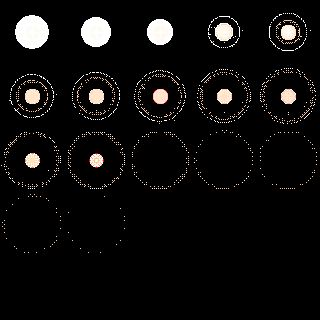
#> input picture assets/pickups/map-pop-animal.png, 320 x 320 px
$ python -i generate-map-textures.py   (imports and definitions only)
#> lines starting #> are read from the running program, lines starting #| are printed output that depends on the picture
"""Draws the map textures in assets/sprites/: road paving, dirt, timber buildings and trampled ground.

Line patterns repeat along the line, and their height runs across it: a line
narrower than the pattern shows only its middle rows. Exported at 1x, 2x and
3x with nearest-neighbour scaling so the pixels stay sharp.

    python3 scripts/generate-map-textures.py
"""

import math
import random
from pathlib import Path

from PIL import Image

OUT = Path(__file__).resolve().parent.parent / "assets" / "sprites"


def hex_color(value: str) -> tuple[int, int, int, int]:
    return (int(value[1:3], 16), int(value[3:5], 16), int(value[5:7], 16), 255)


# [32 lines left out: functions value_noise, blocks, not called in this run]


def cobble() -> Image.Image:
    """Roman paving for the bigger roads."""
    return blocks(16, 8, (4, 4), ["#b9b09a", "#a89f88", "#c4bca6", "#9e957f"], "#7a705c", "#d6cfba", "cobble")


# [130 lines left out: functions dirt, floor, sprinkle, grass, trampled, post and 1 more, not called in this run]


CLOUD_SHAPES = [
    # A round puff.
    (24, 12, [(7, 7.5, 4.5), (12.5, 5.5, 5.5), (18, 7.5, 4.5)]),
    # A long, flat bank.
    (36, 10, [(5, 6.5, 3.5), (11, 5, 4.5), (18, 5.5, 4.5), (25, 4.5, 4), (31, 6.5, 3.5)]),
]


# [21 lines left out: functions cloud, bird, not called in this run]


def water(frame: int) -> Image.Image:
    """Water with glints that move between the two frames, so it shimmers."""
    rng = random.Random(f"water-{frame}")
    size = 32
    image = Image.new("RGBA", (size, size), hex_color("#4a86c8"))
    for _ in range(10):
        x, y = rng.randrange(size), rng.randrange(size)
        image.putpixel((x, y), hex_color("#8fc0ef"))
        image.putpixel(((x + 1) % size, y), hex_color("#8fc0ef"))
        if rng.random() < 0.4:
            image.putpixel(((x + 2) % size, y), hex_color("#e6f3ff"))
    return image


# [48 lines left out: functions rain, smoke, butterfly, firefly, not called in this run]


# Each art pixel is drawn this many screen pixels wide.
TEXTURES = {"cobble": (cobble, 2), "dirt": (dirt, 1), "floor": (floor, 2), "trampled": (trampled, 2), "post": (post, 1), "grass": (grass, 2), "cloud-0": (lambda: cloud(0), 4), "cloud-1": (lambda: cloud(1), 4), "bird-0": (lambda: bird(0), 3), "bird-1": (lambda: bird(1), 3),
    "water-0": (lambda: water(0), 2),
    "water-1": (lambda: water(1), 2),
    "rain": (rain, 2),
    "butterfly-0": (lambda: butterfly(0), 2),
    "butterfly-1": (lambda: butterfly(1), 2),
    "firefly": (firefly, 2),
    "route-arrow": (route_arrow, 2),
}
# [2 lines not run here, left out]


# [7 lines left out: function main, not called in this run]


# [2 lines not run here, left out]

>>> import cv2
>>> picture = cv2.imread('../assets/pickups/map-pop-animal.png', cv2.IMREAD_GRAYSCALE)
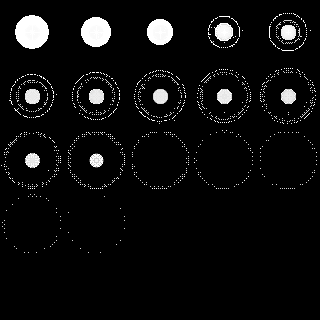
#> picture: shape (320, 320); min 0, max 255, mean 12.9
>>> result = water(picture)
#> in water, `image = Image.new("RGBA", (size, size), hex_color("#4a86c8"))`:
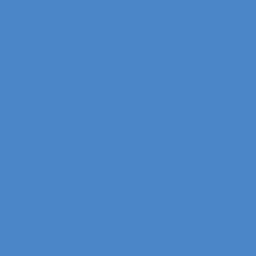
#> image: PIL image 32x32 RGBA (shown 8 times larger); mean R, G, B, A 74, 134, 200, 255
#> the loop in water, `for _ in range(10):` made 10 passes
#> (x, y) on passes 1 to 10: (30, 23), (22, 16), (25, 5), (12, 0), (16, 25), (8, 10), (27, 21), (14, 9), (18, 6), (7, 20)
#> after the loop in water, `for _ in range(10):`:
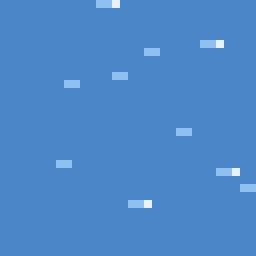
#> image: PIL image 32x32 RGBA (shown 8 times larger); mean R, G, B, A 76, 135.6, 201, 255
